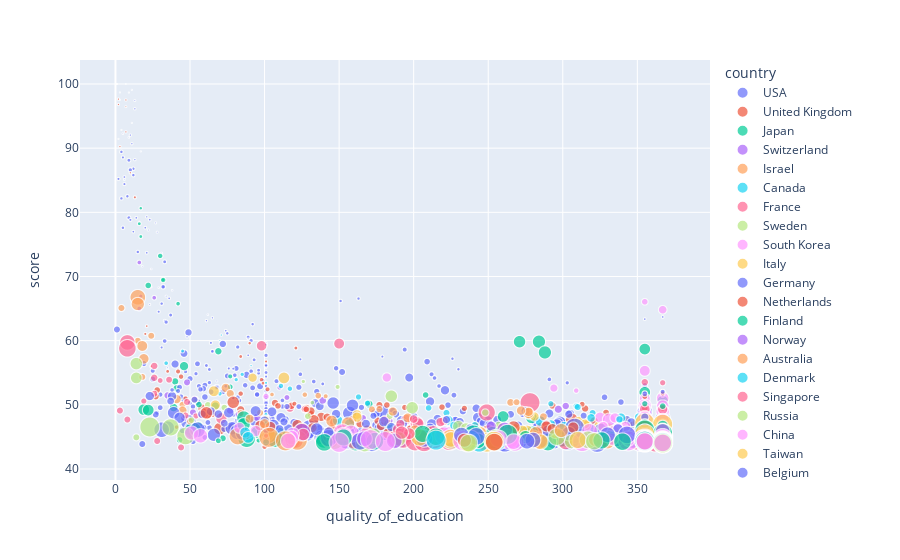

Notebook cell for this chart:
### Code cell
fig=px.scatter(world,
               x='quality_of_education',
               y='score',
               color='country',
               size='citations'
              )

fig.show()
